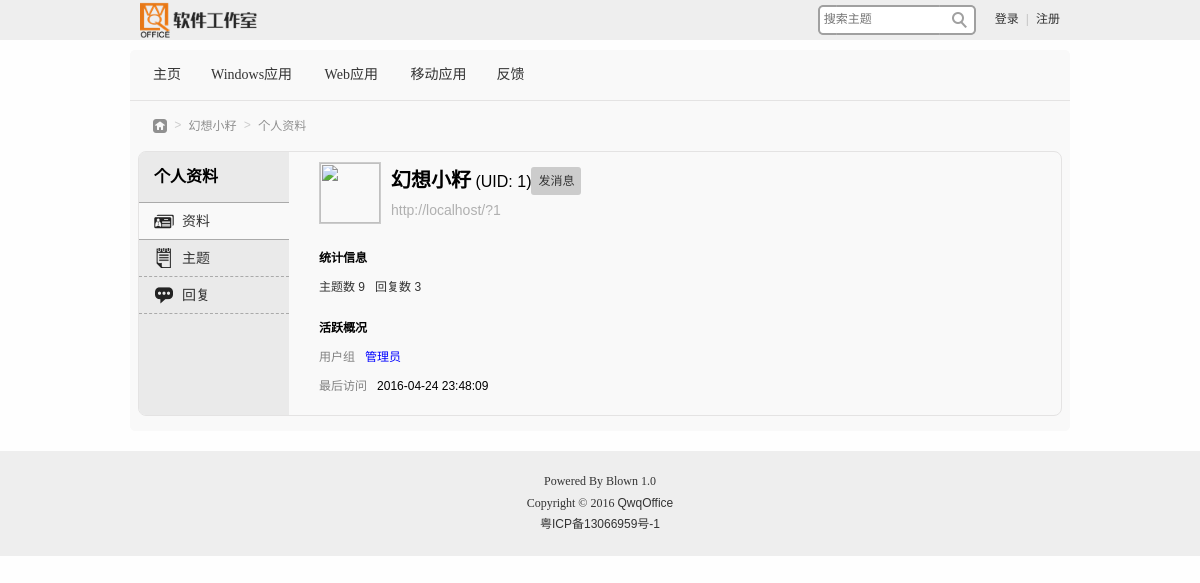
Before: /home.php?mod=spc&uid=1 with the older database file.
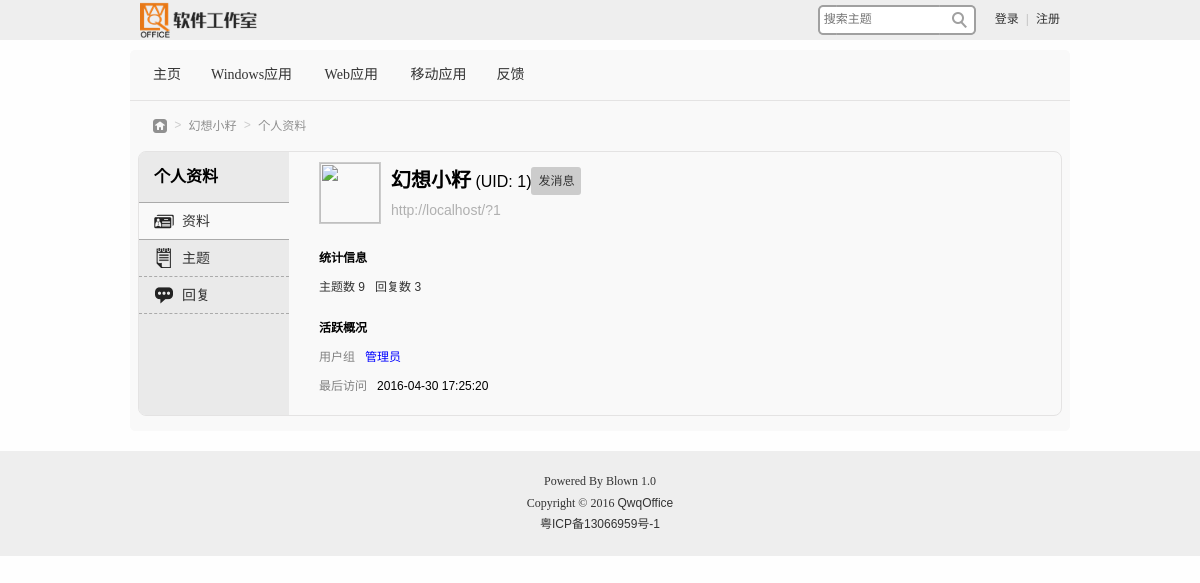
After: the same page with the newer database file.
### tables this page shows
CREATE TABLE IF NOT EXISTS `qo_user` (
  `UID` int(10) NOT NULL AUTO_INCREMENT,
  `GID` int(10) NOT NULL,
  `Username` char(20) NOT NULL,
  `Password` char(32) NOT NULL,
  `RegIP` char(15) NOT NULL,
  `RegDate` datetime NOT NULL,
  `LastLogin` datetime NOT NULL,
  `Privacy` char(20) NOT NULL,
  PRIMARY KEY (`UID`),
  UNIQUE KEY `Username` (`Username`)
);

CREATE TABLE IF NOT EXISTS `qo_group` (
  `GID` int(10) NOT NULL AUTO_INCREMENT,
  `GroupName` char(20) NOT NULL,
  `Authority` text NOT NULL,
  PRIMARY KEY (`GID`)
);

### include/func.php (called while the page is built, shortened)
<?php
	function getGID($username){
		$group=mysql_fetch_array(mysql_query("select GID from qo_user where Username='{$username}'"));
		return $group["GID"];
	}
	function getGroupName($gid){
		$group=mysql_fetch_array(mysql_query("select GroupName from qo_group where GID={$gid}"));
		return $group["GroupName"];
	}
	function getUsername($uid){
		$u=mysql_fetch_array(mysql_query("select Username from qo_user where UID={$uid}"));
		return $u["Username"];
	}
	function getThreadCount($uid){
		return mysql_num_rows(mysql_query("select * from qo_article where UID={$uid}"));
	}
	function getReplyCount($uid){
		return mysql_num_rows(mysql_query("select * from qo_reply where UID={$uid} and Status='通过'"));
	}
	function getUser($uid){
		return mysql_fetch_array(mysql_query("select * from qo_user where UID={$uid}"));
	}
?>

### home.php (the view, shortened to what this page needs)
<!DOCTYPE html PUBLIC "-//W3C//DTD XHTML 1.0 Transitional//EN" "http://www.w3.org/TR/xhtml1/DTD/xhtml1-transitional.dtd">
<html xmlns="http://www.w3.org/1999/xhtml">
<head>
<link href="css/style.css" rel="stylesheet" type="text/css" />
</head>
<body>
<?php
	include("include/header.php");
	if(isset($_GET["mod"])){
		$mod=$_GET["mod"];
	}else{
		header("location: home.php?mod=spc");
		exit;
	}
	if(isset($_GET["ac"])){
		$ac=$_GET["ac"];
	}else{
		$ac="";
	}
	if($mod=="spc" && isset($_GET["uid"])){
		$uid=(int)$_GET["uid"];
		$username=getUsername($uid);
	}else if($mod=="pref" && isset($_GET["gid"]) && isset($_SESSION["qo_user"])){
		$uid=getUID($_SESSION["qo_user"]);
		$username=$_SESSION["qo_user"];
		$gid=(int)$_GET["gid"];
		if(mysql_num_rows(mysql_query("select * from qo_group where GID={$gid}"))<1){
			header("location: index.php");
			exit;
		}
	}else if($mod=="notice" && $ac=="notice" && !isset($_SESSION["qo_user"])){
		$username="";
	}else if($mod!="spc" && isset($_SESSION["qo_user"]) || $mod=="spc" && !isset($_GET["uid"]) && isset($_SESSION["qo_user"])){
		$uid=getUID($_SESSION["qo_user"]);
		$username=$_SESSION["qo_user"];
		$gid=getGID($username);
	}else{
		header("location: message.php?msg=auth0");
		exit;
	}
	$uidStr="";
	if($mod=="spc"){
		$uidStr="&uid={$uid}";
		$menus=array("profile"=>"资料","article"=>"主题","reply"=>"回复");
		$title="个人资料";
	}
	$menukeys=array_keys($menus);
	if(!in_array($ac,$menukeys)) $ac=$menukeys[0];
	echo "<div id='location'>";
	echo "<a href='index.php' class='nvhm'>&nbsp;</a>";
	if($username!=""){
		echo "<span>&nbsp;>&nbsp;</span>";
		echo "<a href='home.php?mod=spc&uid={$uid}'>{$username}</a>";
	}
	echo "<span>&nbsp;>&nbsp;</span>";
	echo "<span class='nolink'>{$title}</span>";
	echo "</div>";
	echo "<div id='content' class='article-content'>";
	echo "<div id='homepage'>";
	echo "<table width='100%' cellspacing='0' cellpadding='0'>";
	echo "<tr><td width='150px' height='100%' style='vertical-align:top;background-color:#EAEAEA'><div id='user-menu'>";
	echo "<h4>{$title}</h4>";
	echo "<ul>";
	foreach($menus as $key=>$value){
		$curStr=$ac==$key? "class='cur'" : "";
		echo "<a {$curStr} href='home.php?mod={$mod}&ac={$key}{$uidStr}'>";
		echo "<img src='images/{$key}.png' width='20' height='20' />";
		echo "<li>{$value}";
		echo "</li></a>";
	}
	echo "</ul>";
	echo "</div></td>";
	echo "<td height='100%' style='vertical-align:top;padding-left:30px;padding-right:30px'><div id='user-content'>";
	if($mod=="spc"){
		if($ac=="profile"){
			$user_url="http://".dirname($_SERVER['HTTP_HOST'].$_SERVER['REQUEST_URI'])."/?{$uid}";
			$u=getUser($uid);
			$th_count=getThreadCount($uid);
			$re_count=getReplyCount($uid);
			$gid=getGID($username);
			$gpname=getGroupName($gid);
			$last=$u["LastLogin"];
			echo "<div id='info'>";
			echo "<div style='display:inline-block'><div style='float:left;margin-right:10px;'><img class='avatar' src='avatar.php?uid={$uid}&size=middle' width='60' height='60' /></div>";
			echo "<div style='float:left'><div><span class='username'>{$username}</span> (UID: {$uid})";
			echo "<a href='home.php?mod=notice&ac=msg&talk={$uid}'><label style='float:right;margin-top:5px;margin-right:2px;' class='submit-btn'>发消息</label></a></div>";
			echo "<div><a class='user-url' href='{$user_url}'>{$user_url}</a></div></div></div>";
			echo "<p class='title'>统计信息</p>";
			echo "<p class='sta-info'><a href='home.php?mod=spc&ac=article{$uidStr}'>主题数 {$th_count}</a>";
			echo "&nbsp;&nbsp;&nbsp;<a href='home.php?mod=spc&ac=reply{$uidStr}'>回复数 {$re_count}</a></p>";
			echo "<p class='title'>活跃概况</p>";
			echo "<p class='info'><span>用户组</span>";
			echo "&nbsp;&nbsp;&nbsp;<a href='home.php?mod=pref&ac=usergrp&gid={$gid}'>{$gpname}</a></p>";
			echo "<p class='info'><span>最后访问</span>";
			echo "&nbsp;&nbsp;&nbsp;<span>{$last}</span></p>";
			echo "</div>";
		}
	}
	echo "</div></td></tr>";
	echo "</table>";
	echo "</div>";
	echo "</div>";
	include("include/footer.php");
?>
</body>
</html>

Changed rows visible on the page:
changed qo_user "幻想小籽": LastLogin "2016-04-24 23:48:09" → "2016-04-30 17:25:20"
